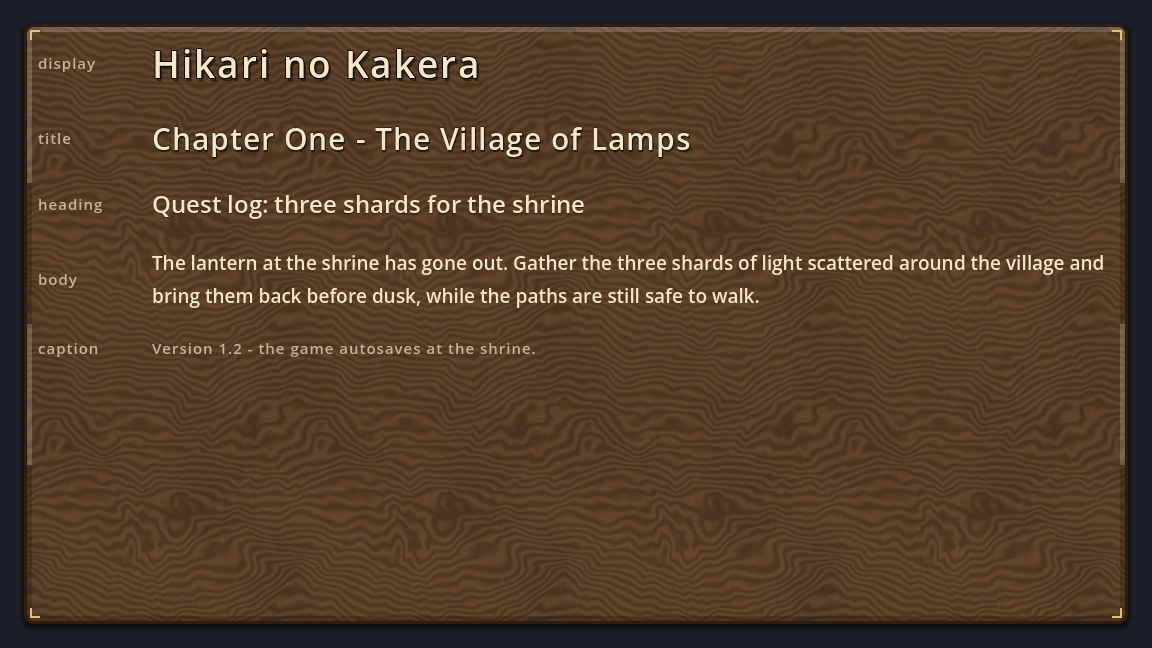
#> input picture ai_loop/look_samples/b1312/fantasy_type_scale.png, 1152 x 648 px
$ python -i ui_quality.py   (imports and definitions only)
#> lines starting #> are read from the running program, lines starting #| are printed output that depends on the picture
#!/usr/bin/env python3
"""UI quality gate (B-1310): score a UZUUI theme + sample screenshots against
the AAA bar defined in the 2026-11-22 UI quality audit, as numbers in one JSON
report (format uzu-ui-quality/1). The gate is a measuring stick, not a taste
judgement; the current themes are expected to FAIL it (that is the point --
B-1311..B-1315 fix what it detects).

Checks:
  1. texture_repetition -- normalised autocorrelation peak of the panel area
     of each screenshot (luminance and red-excess channels). A tiled texture
     whose period is visible -- e.g. the wafu ornament dots leaking into a
     grid over the whole panel -- produces a strong peak at the tile lag.
  2. contrast -- WCAG relative-luminance ratios of theme text colours against
     the panel / button fills sampled by the probe. Body >= 4.5, heading >= 3.0.
     Two structural pairs are scored the same way (B-1315): the slider groove
     against the panel and the slider fill against the groove, >= 2.0 each --
     a track you cannot see is a state you cannot read.
  3. state_completeness -- Button must carry normal/hover/pressed/disabled/
     focus styleboxes, none of them StyleBoxEmpty, and hover/pressed/focus
     must be visually distinguishable from normal. (The current themes set
     focus to StyleBoxEmpty: keyboard/gamepad focus is invisible.)
  4. coverage -- fraction of the standard control types that carry a world
     stylebox in the theme. Must be 1.0 (no default-Godot-looking parts).
  5. scale -- spacing (content margins, separation), corner radii and shadow
     sizes must come from the scale sets below, not ad-hoc values.
  6. texture_sheet -- check 1 asked of a texture on its own, rendered as an
     empty panel sheet at native resolution (B-1315). A designed micro
     pattern (persona's halftone grid, period <= 24 px) is judged by the
     residue its period cannot explain -- the band correlation's deviation
     from the period-folded prediction (<= 0.30) -- plus the uniformity of
     its period cells; an unpatterned material is judged by a visibility index,
     the band peak weighted by how much the channel varies at all
     (min(1, std/20)) -- correlation alone is blind to amplitude, and the
     audit's bar is repetition a viewer cannot *perceive*. The frame's
     centre slice (the part that actually repeats) must also carry no
     alpha hole: a wedge-shaped gap fails outright, however it repeats.
  7. containment -- every control inside a panel stays within the panel's
     safe area (the stylebox content rect, narrowed for a skew frame by
     the slant at the control's own rows), at rest and at the peak phase
     of the screen's motions. Data: ai_loop/ui_containment_probe.gd
     (--containment), run against the sample screens.

Theme data comes from a probe JSON produced by ai_loop/ui_quality_probe.gd
(--probe), or by running the engine here (--engine PATH [--godot-project DIR]).
Exit code: 0 = pass, 1 = fail, 2 = usage/input error.
"""

import argparse
import cmath
import json
import math
import os
import subprocess
import sys
import tempfile

HERE = os.path.dirname(os.path.abspath(__file__))
FORMAT = "uzu-ui-quality/1"
PROBE_FORMAT = "uzu-ui-probe/1"

# The standard control surface a game UI is built from (audit item 4).
STANDARD_TYPES = [
    "PanelContainer", "Button", "CheckBox", "OptionButton", "HSlider", "VSlider",
    "LineEdit", "SpinBox", "HScrollBar", "VScrollBar", "PopupMenu", "Tree",
    "TabContainer", "ItemList", "ProgressBar", "TooltipPanel",
]
BUTTON_STATES = ["normal", "hover", "pressed", "disabled", "focus"]

SPACING_SCALE = {0, 4, 8, 12, 16, 24, 32, 48, 64}
RADIUS_SCALE = {0, 2, 4, 6, 8, 12, 16, 24, 32}
SHADOW_SCALE = {0, 4, 8, 12, 16, 24, 32}

BODY_CONTRAST_MIN = 4.5
HEADING_CONTRAST_MIN = 3.0
# Repetition is judged on autocorrelation peaks at tile-like lags (40..300 px
# in the original screenshot). Short lags correlate in any natural texture;
# a tiled texture's correlation resurges at the tile period -- e.g. the wafu
# frame tile is 128 px and the leaked ornament dots peak at lag 126 with 0.42
# in the red-excess channel of the current dialogue capture, while a natural
# 3D ground crop stays at 0.26 in the same band.
REPETITION_MAX = 0.30
REPETITION_LAG_MIN = 40
REPETITION_LAG_MAX = 300

# The slider's structural pairs (B-1315): below this the groove merges with
# the panel or the fill merges with the groove at a glance.
SLIDER_CONTRAST_MIN = 2.0

# Texture-sheet measurement (B-1315). A designed pattern's period is at most
# this many px (the halftone pitch is a style parameter since B-1321 --
# halftone_cells; persona uses a 4 px cell); anything longer is texture,
# not print. The residue and visibility bars are the audit's 0.30, unchanged.
SHEET_PERIOD_MAX = 24
SHEET_RESIDUE_MAX = 0.30
SHEET_VISIBILITY_MAX = 0.30
# Channel std (0..255) at which variation counts as fully visible; below it
# the visibility index scales down linearly.
SHEET_STD_FULL = 20.0
# A designed pattern's period cells may drift this far, relative to the
# channel's own scale, before the grid counts as non-uniform.
SHEET_UNIFORMITY_MAX = 0.6


# ---------------------------------------------------------------- images

# [83 lines left out: functions _next_pow2, _fft_1d, _fft2, _ifft2, _autocorr_peak_stdlib, not called in this run]


def _prep_autocorr(channel):
    """High-pass and mean-remove a channel for autocorrelation, so a smooth
    gradient or vignette cannot masquerade as repetition. Returns the
    prepared rows, or None when the channel carries no variation."""
    from PIL import Image, ImageFilter

    h = len(channel)
    w = len(channel[0])
    flat = [v for row in channel for v in row]
    lo = min(flat)
    hi = max(flat)
    if hi - lo <= 1e-9:
        return None
    u8 = Image.new("L", (w, h))
    u8.putdata([round((v - lo) / (hi - lo) * 255.0) for v in flat])
    blur = u8.filter(ImageFilter.GaussianBlur(4))
    blur_px = list(blur.getdata())
    scale = (hi - lo) / 255.0
    a = [[channel[y][x] - blur_px[y * w + x] * scale for x in range(w)] for y in range(h)]
    mean = sum(sum(row) for row in a) / (h * w)
    a = [[v - mean for v in row] for row in a]
    if sum(v * v for row in a for v in row) <= 1e-9:
        return None
    return a


def _autocorr_peak(channel, lag_min, lag_max, _force_stdlib=False):
    """Strongest normalised autocorrelation at lag distance in
    [lag_min, lag_max] (FFT based). Returns (peak, (dx, dy)). A flat
    channel scores 0. numpy is used when available; otherwise a stdlib
    FFT computes the same values (slower), so the gate also runs on
    runners without numpy."""
    a = _prep_autocorr(channel)
    if a is None:
        return 0.0, (0, 0)
    if not _force_stdlib:
        try:
            import numpy as np
        except ImportError:
            return _autocorr_peak_stdlib(a, lag_min, lag_max)
        arr = np.asarray(a, dtype=np.float64)
        f = np.fft.rfft2(arr)
        corr = np.fft.irfft2(f * np.conj(f), s=arr.shape)
        corr /= corr[0, 0]
        ch, cw = corr.shape
        ys, xs = np.mgrid[0 : ch // 2 + 1, 0 : cw // 2 + 1]
        dist = np.sqrt(xs**2 + ys**2)
        region = corr[: ch // 2 + 1, : cw // 2 + 1].copy()
        region[(dist < lag_min) | (dist > lag_max)] = -1.0
        idx = int(np.argmax(region))
        dy, dx = np.unravel_index(idx, region.shape)
        return float(region[dy, dx]), (int(dx), int(dy))
    return _autocorr_peak_stdlib(a, lag_min, lag_max)


def texture_repetition(image_path, region=None, max_side=512):
    """Repetition index of one screenshot (optionally cropped to a panel
    region x,y,w,h). Two channels: luminance and red excess (vermillion
    ornament dots on parchment are strongest in the second)."""
#> called with max_side = 512
    from PIL import Image

    img = Image.open(image_path).convert("RGB")
#> img is the input picture: PIL image 1152x648 RGB; mean R, G, B 83.1, 60.2, 40.9
    if region:
        x, y, w, h = region
        img = img.crop((x, y, x + w, y + h))
    scale = 1.0
    if max(img.size) > max_side:
        scale = max_side / max(img.size)
#> scale = 0.444
        img = img.resize((max(8, int(img.size[0] * scale)), max(8, int(img.size[1] * scale))))
#> img: PIL image 512x288 RGB
    w, h = img.size
#> w = 512; h = 288
    pix = list(img.getdata())
#> pix = 147456 items
    lum = [[0.2126 * pix[y * w + x][0] + 0.7152 * pix[y * w + x][1] + 0.0722 * pix[y * w + x][2] for x in range(w)] for y in range(h)]
#> lum = 288 items
    red = [[pix[y * w + x][0] - 0.5 * (pix[y * w + x][1] + pix[y * w + x][2]) for x in range(w)] for y in range(h)]
#> red = 288 items
    lag_min = max(2, int(round(REPETITION_LAG_MIN * scale)))
#> lag_min = 18
    lag_max = max(lag_min + 1, int(round(REPETITION_LAG_MAX * scale)))
#> lag_max = 133
    results = {}
    worst = 0.0
    worst_lag = (0, 0)
    for name, channel in (("luminance", lum), ("red_excess", red)):
        peak, (dx, dy) = _autocorr_peak(channel, lag_min, lag_max)
        results[name] = {"peak": round(peak, 4), "lag_px": [round(dx / scale), round(dy / scale)]}
        if peak > worst:
            worst, worst_lag = peak, results[name]["lag_px"]
#> this loop made 2 passes
#> (name, ch in _autocorr_peak) on passes 1 to 2: ('luminance', 288), ('red_excess', 288)
#> pass 1, in _prep_autocorr, `blur = u8.filter(ImageFilter.GaussianBlur(4))`:
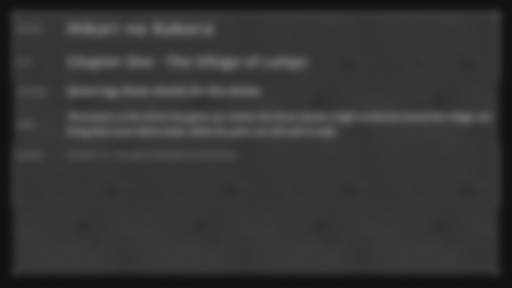
#> blur: PIL image 512x288 L; min 17, max 102, mean 53.2
#> pass 1, in _autocorr_peak, `arr = np.asarray(a, dtype=np.float64)`:
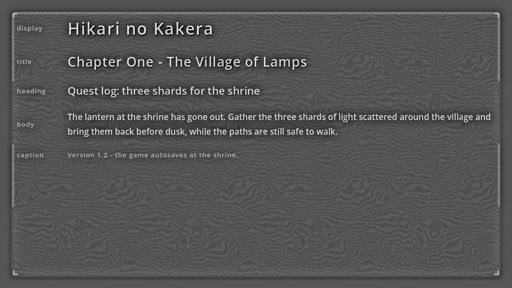
#> arr: shape (288, 512) float64; min -86.13, max 172.4, mean 0; drawn with min black and max white
#> pass 1, in _autocorr_peak, `corr = np.fft.irfft2(f * np.conj(f), s=arr.shape)`:
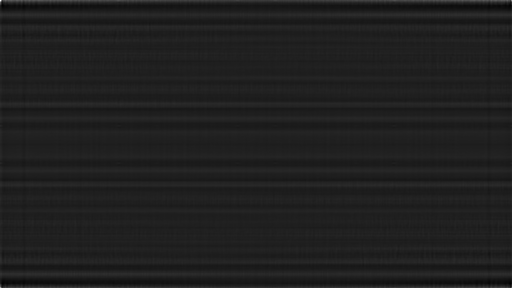
#> corr: shape (288, 512) float64; min -7172311, max 49726113, mean 0; drawn with min black and max white
#> after the loop, results = 2 items; worst = 0.595
    return {
        "image": os.path.basename(image_path),
        "index": round(worst, 4),
        "worst_lag_px": worst_lag,
        "channels": results,
        "threshold": REPETITION_MAX,
        "lag_band_px": [REPETITION_LAG_MIN, REPETITION_LAG_MAX],
        "pass": worst <= REPETITION_MAX,
    }


# [190 lines left out: functions _autocorr_grid, _autocorr_grid_stdlib, _detect_period, _cell_uniformity, _sheet_channel, texture_repetition_sheet and 1 more, not called in this run]


# ---------------------------------------------------------------- contrast

def _lin(c):
    return c / 12.92 if c <= 0.04045 else ((c + 0.055) / 1.055) ** 2.4


def relative_luminance(rgb):
    r, g, b = (_lin(min(1.0, max(0.0, float(v)))) for v in rgb[:3])
    return 0.2126 * r + 0.7152 * g + 0.0722 * b


# [110 lines left out: functions contrast_ratio, _fill_of, check_contrast, _signature, check_states, check_coverage, not called in this run]


def _num(v):
    return int(v) if float(v) == int(v) else float(v)


# [167 lines left out: functions check_scale, check_containment, run_probe, build_report, main, not called in this run]


# [2 lines not run here, left out]

>>> result = texture_repetition('look_samples/b1312/fantasy_type_scale.png')
#> result = 7 items
